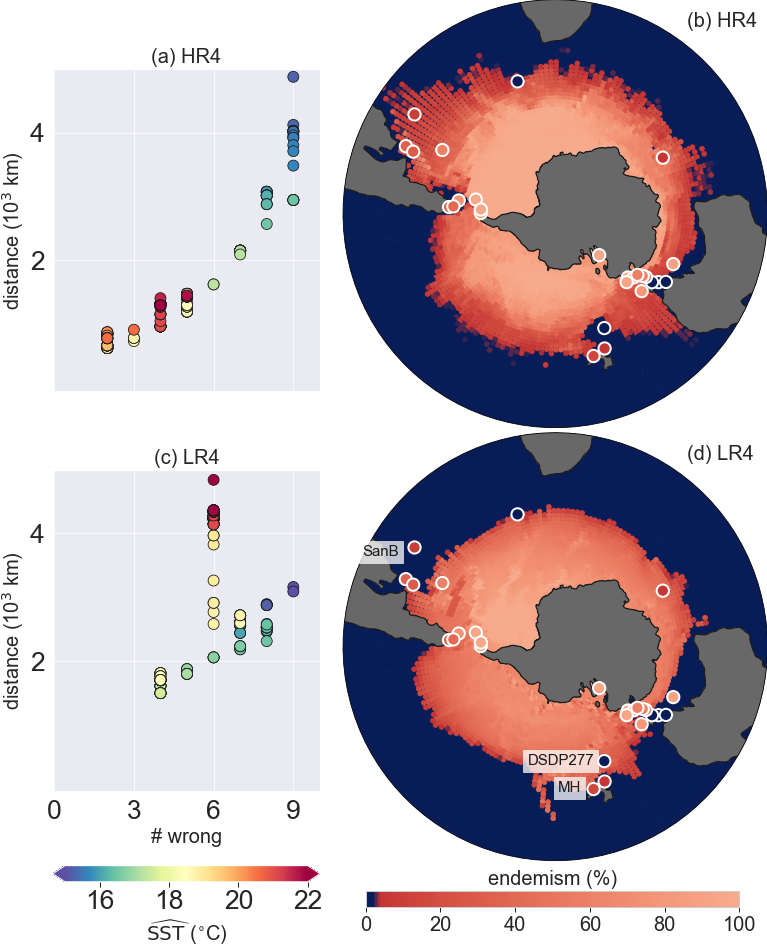

Python code for this plot:
#!/usr/bin/env python3
# -*- coding: utf-8 -*-
"""
Created on Thu Mar 25 10:26:33 2021

@author: nooteboom
"""

import numpy as np
import matplotlib.pylab as plt
from netCDF4 import Dataset
import seaborn as sns
from copy import copy
import matplotlib
import functions as fu
import matplotlib.colors as mcolors
import cartopy.crs as ccrs
from mpl_toolkits.axes_grid1.inset_locator import inset_axes

sp = 25
config = '2pic'
sns.set(context='paper',style="white",font="Arial",font_scale=2)
fs = 20
font = {'size'   : fs}
matplotlib.rc('font', **font)

if(sp==6):
    if(config=='2pic'):
        tbL = [12,20, 200]
        tbH = [12,20, 200]
    else:
        tbL = [15,22, 200]
        tbH = [15,22, 200]
elif(sp==25):
    if(config=='2pic'):
        tbL = [12,20, 200]
        tbH = [12,20, 200]
    else:
        tbL = [15,22, 200]
        tbH = [15,22, 200]
assert tbL==tbH
#%%Load the data consisting of sediment samples with dinocyst counts

def check_len(dirr):
    for di, d in enumerate(dirr.keys()):
        if(di==0):
            d0 = copy(d)
        assert len(dirr[d]) == len(dirr[d0]), d
        
# 36-38 Ma
sites2 = {
        'names': np.array(['CIROS', 'DSDP269', 'DSDP274' ,'DSDP277', 'DSDP280' ,
                           'DSDP281' ,'DSDP282',
                           'DSDP283' ,'DSDP511', 'ODP696', 'ODP739' ,'ODP742',
                           'ODP748', 'ODP1090',
                           'ODP1168' ,'ODP1170' ,'ODP1171' ,'ODP1172', 'CB',
                           'BC', 'GB' ,'MB', 'RT' ,'TK',
                           'W&H' ,'ODP1128', 'BR']),
        'plotname': np.array([0,0,0,
                              1,0,
                              0,0,
                              0,0,0,
                              0,0,
                              0,1,
                              0,0,
                              0,0,
                              0,0,0,
                              0,0,1,0,0,0]), 
    
            'plon': np.array([ 157.96467903 , 141.05834928 , 167.79178807 ,-177.78537058 , 156.74265209,
                              156.5904805 ,  148.31607306 , 163.08386265  , -42.38969549  ,-55.05969297,
                              87.01094942 ,  87.25209991  , 87.03443785 ,   8.70770576 , 149.68399384,
                              154.33680136 , 159.21331713,  157.2141268 ,  -41.57215799 , 139.987953,
                              138.31634897 , 142.82926612 , -61.47378574, -177.3460362 ,  -61.84823732,
                              125.61555606,  -60.96896054]),
            'plat': np.array([-71.73353542 ,-55.33788518 ,-63.69916578 ,-55.12936021 ,-62.71487538,
                              -61.72413677 ,-57.16092938 ,-56.4916745 ,-55.01726316 ,-66.67557915,
                              -64.18013212 ,-64.32163566, -55.12720401 ,-51.55493766, -57.22321557,
                              -61.49855082 ,-62.08055248 ,-57.45599826, -46.92805521 ,-50.35622297,
                              -54.25238514 ,-49.47830819, -59.61608928, -45.4592145 , -68.41190526,
                              -51.09432913, -60.7765138 ]),
        'endemic (%)': np.array([90,5,90,0,90,90,10,80,50,90,
                 80,90,18,0,10,90,76,93,5,0,90,0,35,10,80,0,90])
        }
# 41-39 Ma
sites4 = {
        'names': np.array(['DSDP277','DSDP280' ,'DSDP512', 'ODP696', 'ODP748' ,
                           'ODP1090', 'ODP1170',
                           'ODP1171', 'ODP1172' ,'PdE' ,'CB' ,'DF','Dj277' ,
                           'GB' ,'MG' ,'MH' ,'MS' ,'RT',
                           'SanB', 'SB1', 'SB2', 'AGZO1' ,'AGZO2' ,'AGZO3',
                           'W&H' ,'BR',#, 'ODP1182'
                           'Latrobe-1']),
        'plotname': np.array([1,0,0, # if 1, this name is labeled in the plot
                              0,0,0,
                              0,0,0,
                              0,0,0,
                              0,0,0,
                              1,0,0,
                              1,0,0,
                              0,0,0,
                              0,0,0]),#0,
        'plon': np.array([-177.78537058,  156.74265209,  -35.80843518,
                          -55.05969297,   87.30550845,
                          8.70770576,  154.33680136,  159.21331713 ,
                          157.2141268,   -40.82648255,
                          -41.57215799,  -57.31080745,  -64.5589034,
                          138.31634897, -174.73948922,-169.68959959,
                          159.01235171, -61.47378574 , -30.0109409,
                          148.83183226, 150.58774204,150.22815754, 150.7558011,
                          151.9906121, -61.84823732,
                           -60.96896054, 146.90316034]),#125.61555606,
    
        'plat': np.array([-55.12936021, -62.71487538 ,-53.46408118, -66.67557915, -56.11542268,
                          -51.55493766, -61.49855082, -62.08055248, -57.45599826, -44.69962342,
                          -46.92805521, -62.06077594, -68.42448082, -54.25238514, -50.14353342,
                          -49.13014607, -72.82133151, -59.61608928, -42.68988538 ,-55.41232688,
                          -56.81432014, -58.93218079, -59.81388716, -61.15662017, -68.41190526,
                           -60.7765138,  -53.79297381]), #-51.09432913,
    
        'endemic (%)': np.array([0,95,60,95,5,
                 0,90,93,80,35,
                 30,75,90,90,5,
                 15,95,35,10,0,
                 0,60,60,60,95,
                  40, 0])#np.nan,
        }
    
check_len(sites2)
sites2['plon'][sites2['plon']<0] += 360
check_len(sites4)
sites4['plon'][sites4['plon']<0] += 360
        
#%%
sns.set(context='paper',style="darkgrid",font="Arial",font_scale=3)

fig = plt.figure(figsize=(14,17))
widths = [2, 3.5, 1]
heigths = [0.2, 1, 0.1, 0.1, 1, 0.2, 0.05, 0.05, 0.05]
spec = fig.add_gridspec(ncols=3, nrows=9, width_ratios=widths,
                        height_ratios=heigths, hspace=0.05, wspace=-0.15)

#% Create figure with different threshold temperatures
cmap = 'Spectral_r'
Tths = np.zeros(4)

ax14 = fig.add_subplot(spec[4, 0], label='12')
ax13 = fig.add_subplot(spec[1, 0], label='13')
if(config=='2pic'):
    temps, FLR, Tths[2], Fl, esL, vLonstopL, vLatstopL, percL, iminL = fu.loopSSThat(sites2, config=config,
                    res='LR', tb=tbL, sp=sp)
    temps, FHR, Tths[3], Fh, esH, vLonstopH, vLatstopH, percH, iminH = fu.loopSSThat(sites2,
                    config=config, tb=tbH, sp=sp)

    if(True):
        fu.subplot(ax13, temps, sites2,
                     Fh, vLonstopH, vLatstopH, percH, FHR,
                     title='(a)', config='2pic', res='HR', cmap=cmap, fs=fs)
        fu.subplot(ax14, temps, sites2,
                     Fl, vLonstopL, vLatstopL, percL, FLR, 
                     title='(c)', config='2pic', res='LR', cmap=cmap, fs=fs)
if(config=='4pic'):
    temps, FLR, Tths[2], Fl, esL, vLonstopL, vLatstopL, percL, iminL = fu.loopSSThat(sites4,config=config,
                    res='LR', tb=tbL, sp=sp)
    temps, FHR, Tths[3], Fh, esH, vLonstopH, vLatstopH, percH, iminH = fu.loopSSThat(sites4,
                config=config, tb=tbH, sp=sp)
    if(True):
        fu.subplot(ax13, temps, sites4, 
                     Fh, vLonstopH, vLatstopH, percH, FHR,
                     title='(a)',config='4pic', res='HR', cmap=cmap, fs=fs)
        fu.subplot(ax14, temps, sites4,
                     Fl, vLonstopL, vLatstopL, percL, FLR,
                     title='(c)', config='4pic', res='LR', cmap=cmap, fs=fs)

axcb = fig.add_subplot(spec[6, 0], label='21')

norm = matplotlib.colors.Normalize(vmin=tbH[0], vmax=tbH[1])
cmap = matplotlib.cm.Spectral_r
cb1 = matplotlib.colorbar.ColorbarBase(axcb, cmap=cmap,
                                norm=norm,
                                orientation='horizontal', extend='both')
cb1.set_label(r"$\widehat{\rm SST}$ ($^{\circ}$C)", fontsize=fs)
if(config=='2pic'):
    cb1.set_ticks([12,14,16, 18,20])
else:
    cb1.set_ticks([12,14,16, 18,20,22])
#%% And the SO plot
minlat = -90
maxlat = -33
minlon = 1
maxlon = 359#179#
minlat38 = -90
lonticks = [125, 150,175,200]
latticks = [-80, -60,-40, -20]
sns.set(context='paper',style="whitegrid",font="Arial")
font = {'size'   : fs}
matplotlib.rc('font', **font)
projection = ccrs.SouthPolarStereo(25)

#%%
def plot_color_gradients(cmap):
    gradient = np.linspace(0, 1, 256)
    gradient = np.vstack((gradient, gradient))
    # Create figure and adjust figure height to number of colormaps
    nrows = 1
    figh = 0.35 + 0.15 + (nrows + (nrows - 1) * 0.1) * 0.22
    fig, axs = plt.subplots(nrows=nrows + 1, figsize=(6.4, figh))
    fig.subplots_adjust(top=1 - 0.35 / figh, bottom=0.15 / figh,
                        left=0.2, right=0.99)

    axs[0].imshow(gradient, aspect='auto', cmap=cmap)


    # Turn off *all* ticks & spines, not just the ones with colormaps.
    for ax in axs:
        ax.set_axis_off()
        
#co = plt.cm.hsv(np.linspace(0, 1, 200))[30:90]
#co2 = plt.cm.hsv(np.linspace(0, 1, 100))[:2]
co = plt.cm.coolwarm(np.linspace(0, 1, 200))[140:-10][::-1]
co2 = plt.cm.YlGnBu(np.linspace(0, 1, 100))[-2:][::-1]

co2 = np.vstack((co2,co))
co2 = mcolors.LinearSegmentedColormap.from_list('my_colormap',co2)
cmap_perc = co2
#plot_color_gradients(co2)
#%% Load a field from the model. To plot the land.

dirReadHR = '/Volumes/HD/Eocene/output/time_mean/'
nc38 = Dataset(dirReadHR + 'pop_38Ma_avg6years.nc')
dirRead = '/Users/nooteboom/Documents/PhD/Eocene_POP/OUPUT/gridf/'
nc38grid = Dataset(dirRead + 'grid_coordinates_pop_tx0.1_38ma.nc')
dz = nc38grid['w_dep'][1:] - nc38grid['w_dep'][:-1]
lats38 = nc38['ULAT'][:]
lons38 = nc38['ULONG'][:]+25
exte38 = [minlon, maxlon, minlat38, maxlat]
idxlat, idxlon = fu.create_locidx(lats38,lons38,minlat,maxlat,minlon,maxlon)
bath38 = (nc38['TEMP'][0])[np.min(idxlat[0]):np.max(idxlat[0]), np.min(idxlon[0]):np.max(idxlon[0])]

lats38 = lats38[np.min(idxlat[0]):np.max(idxlat[0]), np.min(idxlon[0]):np.max(idxlon[0])]
lons38 = lons38[np.min(idxlat[0]):np.max(idxlat[0]), np.min(idxlon[0]):np.max(idxlon[0])]
land = np.full(bath38.shape, np.nan); land[bath38==0] = 1;
land, lons38, lats38 = fu.add_min90_bath(land, lons38, lats38)


#%%

ax21 = fig.add_subplot(spec[:3, 1:], label='12', projection=projection)
ax22 = fig.add_subplot(spec[3:6, 1:], label='13', projection=projection)
axcb23 = fig.add_subplot(spec[7, 1], label='21')
#axcb33 = fig.add_subplot(spec[8, 1], label='22')
fraction=0.01; pad=0.01;

if(config=='2pic'):
    sites = sites2
else:
    sites = sites4

p, p0 = fu.subplotPT_ocm(ax22, lons38, lats38, land, vLonstopL, vLatstopL,
                     percL[iminL],
                     fs=fs, 
                     exte38=exte38,  cmap=cmap_perc, sites=sites,
                     title='(d) LR'+config[0])

p, p0 = fu.subplotPT_ocm(ax21, lons38, lats38, land, vLonstopH, vLatstopH,
                      percH[iminH],
                      fs=fs, 
                      exte38=exte38,  cmap=cmap_perc, sites=sites,
                      title='(b) HR'+config[0])

axins = inset_axes(axcb23,
                width="80%",  
                height="100%")
axcb23.axis("off")
cbar = plt.colorbar(p0,fraction=fraction, pad=pad, 
                    orientation="horizontal", cax=axins)
cbar.ax.tick_params(labelsize=fs)
cbar.ax.set_title('endemism (%)', fontsize=fs)
cbar.set_ticks([0, 20, 40, 60, 80, 100])
cbar.set_ticklabels(['', '', '', '', '', ''])


# axins = inset_axes(axcb33,
#                 width="80%",
#                 height="100%")
# axcb33.axis("off")
cbar = plt.colorbar(p,fraction=fraction, pad=pad, 
                    orientation="horizontal", cax=axins)
cbar.ax.tick_params(labelsize=fs)
#cbar.ax.set_xlabel('endemism (model; %)', fontsize=fs)
    
#%%

if(True):
    plt.savefig('figure1_%s_%d.png'%(config, sp),bbox_inches='tight',
                pad_inches=0)#, dpi=100
plt.show()
